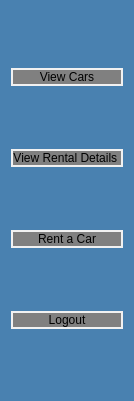
     <widget class="QWidget" name="customerSideWidget" native="true">
      <property name="geometry">
       <rect>
        <x>10</x>
        <y>80</y>
        <width>121</width>
        <height>401</height>
       </rect>
      </property>
      <property name="styleSheet">
       <string notr="true">*{
background-color: #4981B0;}
.QPushButton{
background-color: Gray;
border: 2px solid #f1f1f1;
color:black;
border-radius:10px;
}

.QPushButton::hover{
color: black;
	background-color: rgb(162, 162, 162);
border: 2px solid #f1f1f1;
border-radius:10px;
}</string>
      </property>
      <layout class="QVBoxLayout" name="verticalLayout">
       <item>
        <widget class="QPushButton" name="customerViewCarBtn">
         <property name="styleSheet">
          <string notr="true">color:black;</string>
         </property>
         <property name="text">
          <string>View Cars</string>
         </property>
        </widget>
       </item>
       <item>
        <widget class="QPushButton" name="customerViewRentalDetsBtn">
         <property name="styleSheet">
          <string notr="true">color:black;
</string>
         </property>
         <property name="text">
          <string>View Rental Details </string>
         </property>
        </widget>
       </item>
       <item>
        <widget class="QPushButton" name="customerRentCarBtn">
         <property name="styleSheet">
          <string notr="true">color:balck;</string>
         </property>
         <property name="text">
          <string>Rent a Car</string>
         </property>
        </widget>
       </item>
       <item>
        <widget class="QPushButton" name="customerLogoutBtn">
         <property name="styleSheet">
          <string notr="true">color:balck;</string>
         </property>
         <property name="text">
          <string>Logout</string>
         </property>
        </widget>
       </item>
      </layout>
     </widget>
